Frame 1 (no input): blank canvas, image omitted
Frame 60 (the mouse pressed at the canvas centre just before this capture): blank canvas, image omitted
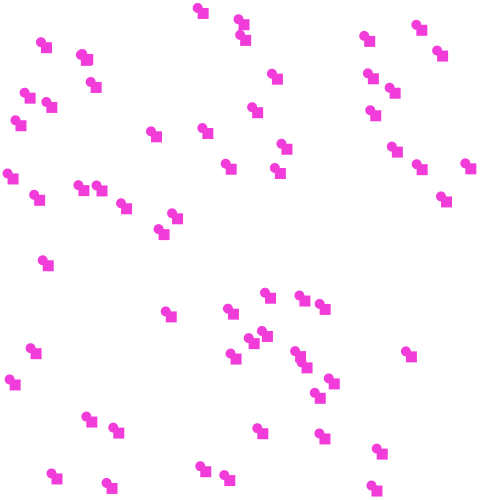
Frame 120 (the mouse held since frame 60 and released just before this capture)

The Processing sketch whose frames 1 and 60 were blank and that drew this single picture after the mouse press (run headless with seeded random() and noise(); from frame 60 on, the mouse is pressed at the canvas centre):

// Processing sketch: processing_142783
// ── processing_142783.pde

float posx;          //variables
float posy;          
float diameter;
float r,g,b,a;       //red,green,blue,transparency 
float fade;     

void setup(){
  size(500,500);
  background(255);
  smooth();
  
  posx = random(width);      //random x and y postion
  posy = random(height);
  diameter = 10;            //diameter starts at 10 
  r = random(255);          //random color
  g = random(255);
  b = random(255);
  a = (0);                  //transparency
  fade = 255;
}

void draw(){
  
  noStroke();
  if(mousePressed){          //if mouse pressed, then a random colored ellipse w/ diam. of 10 shows up
    diameter = 10;
    fill(r,g,b,fade);
  }
  if(mousePressed){          //if mouse pressed, the ellipse will have a random location every time
    posx = random(width);
    posy = random(height);
  }
  if(diameter > 100){        
    fill(r,g,b,a);
  }
  
  ellipse(posx,posy,diameter,diameter);
  diameter = diameter + 1;
  
  rect(posx,posy,diameter,diameter);
  

}
